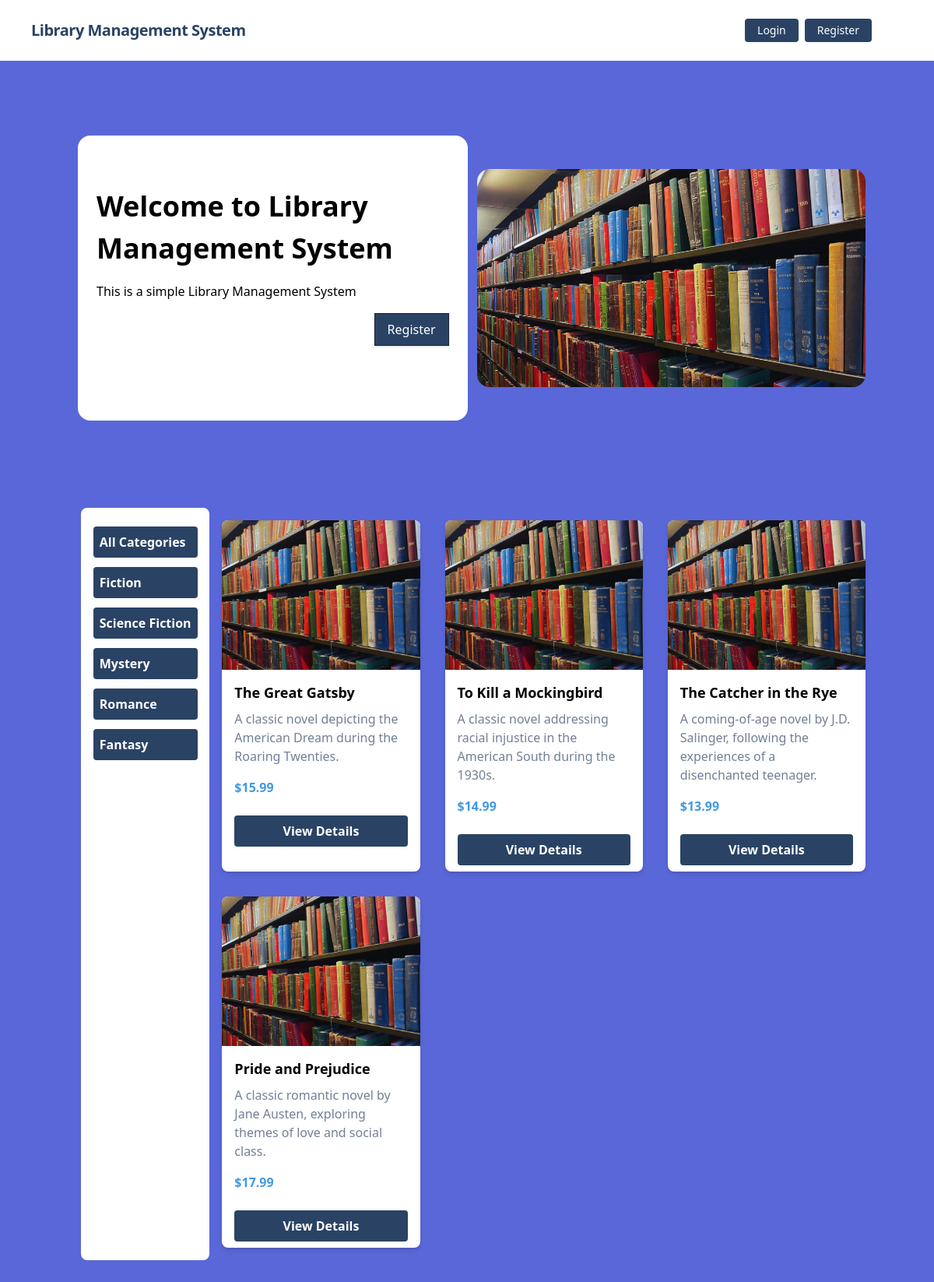
Screenshot of /book_category/1/ with the database file from the repository.
### books/models.py (models this page shows, shortened)
class Category(models.Model):
    name = models.CharField(max_length=100, unique=True)

class Book(models.Model):
    title = models.CharField(max_length=100)
    description = models.TextField()
    image = models.ImageField(upload_to='books/uploads', blank=True, null=True)
    price = models.FloatField()
    categories = models.ManyToManyField(Category)
    borrowers = models.ManyToManyField(User, related_name='borrowed_books', blank=True)

### core/views.py (the view)
# urls.py: path('', index, name='home'),
def index(request, book_category = None):
    books = Book.objects.all()
    categories = Category.objects.all()
    if book_category is not None:
        books = books.filter(categories=book_category)
    return render(request, 'index.html', {'books': books, 'categories': categories})

### core/templates/index.html (shortened to what this page needs)
{% extends 'base.html' %}
{% load static %}
{% block head_title %}Library Management System{% endblock %} {% block content %}
<div class="container mx-auto flex flex-col md:flex-row items-center my-12 md:my-24">
    <div class="flex flex-col w-full lg:w-1/2 justify-center items-start pt-12 pb-24 px-6 bg-white rounded-2xl bg-opacity-70 mx-3">
        <h1 class="font-bold text-4xl my-4">Welcome to Library Management System</h1>
        <p class="leading-normal mb-4">
            This is a simple Library Management System
        </p>
        <div class="flex justify-end w-full">
            {% if user.is_authenticated %}
            {% else %}
            <a href="{% url 'register' %}" class="bg-blue-900 text-white rounded-none hover:bg-white hover:text-blue-900 hover:border-blue-900 shadow hover:shadow-lg py-2 px-4 border border-gray-900 hover:border-transparent">Register</a>
            {% endif %}
        </div>
    </div>
    <div class="w-full lg:w-1/2 lg:py-6 text-center ">
        <img class ="rounded-2xl" src ="{% static './img/library.jpg' %}"/>
    </div>
</div>
<div class="flex mb-24">
    <div class="m-4 bg-white text-white py-4 w-1/6 rounded rounded-lg">
        <div class="container mx-auto flex flex-col items-center justify-between p-2">
            <div class="flex flex-col space-y-3">
                <a href="{% url 'home' %}" class="font-bold p-2 bg-blue-900 rounded hover:border-transparent hover:text-dark hover:bg-red-700">All Categories</a>
                {% for category in categories %}
                    <a href="{% url 'home' book_category=category.id %}" class="font-bold p-2 bg-blue-900 rounded hover:border-transparent hover:text-dark hover:bg-red-700">{{ category.name }}</a>
                {% endfor %}
            </div>
        </div>
    </div>
    <div class="container mx-auto grid grid-cols-1 sm:grid-cols-2 md:grid-cols-2 lg:grid-cols-3 gap-8 my-8 w-5/6">
        {% for book in books %}
            <div class="bg-white rounded-lg overflow-hidden shadow-md">
                {% if book.image %}
                    <img src="{{ book.image.url }}" alt="{{ book.title }} Image" class="w-full h-48 object-cover">
                {% else %}
                    <p class="h-48 bg-gray-300 flex items-center justify-center">No image available.</p>
                {% endif %}
                <div class="p-4">
                    <h2 class="font-bold text-lg mb-2">{{ book.title }}</h2>
                    <p class="text-gray-600 mb-4">{{ book.description }}</p>
                    <p class="text-blue-500 font-bold">${{ book.price }}</p>
                </div>
                <a href="{% url 'book_details' pk=book.id %}" class="mb-2 block text-center text-white py-2 px-4 mt-2 mx-4 font-bold p-2 bg-blue-900 rounded hover:border-transparent hover:text-dark hover:bg-red-700">
                    View Details
                </a>
            </div>
        {% endfor %}
    </div>
</div>
{% endblock %}

### rows the page displays
Category: name "Fiction"
Category: name "Science Fiction"
Category: name "Mystery"
Category: name "Romance"
Category: name "Fantasy"
Book: image (placeholder picture), title "The Great Gatsby", description "A classic novel depicting the American Dream during the Roaring Twenties.", price "15.99"
Book: image (placeholder picture), title "To Kill a Mockingbird", description "A classic novel addressing racial injustice in the American South during the 1930s.", price "14.99"
Book: image (placeholder picture), title "The Catcher in the Rye", description "A coming-of-age novel by J.D. Salinger, following the experiences of a disenchanted teenager.", price "13.99"
Book: image (placeholder picture), title "Pride and Prejudice", description "A classic romantic novel by Jane Austen, exploring themes of love and social class.", price "17.99"
